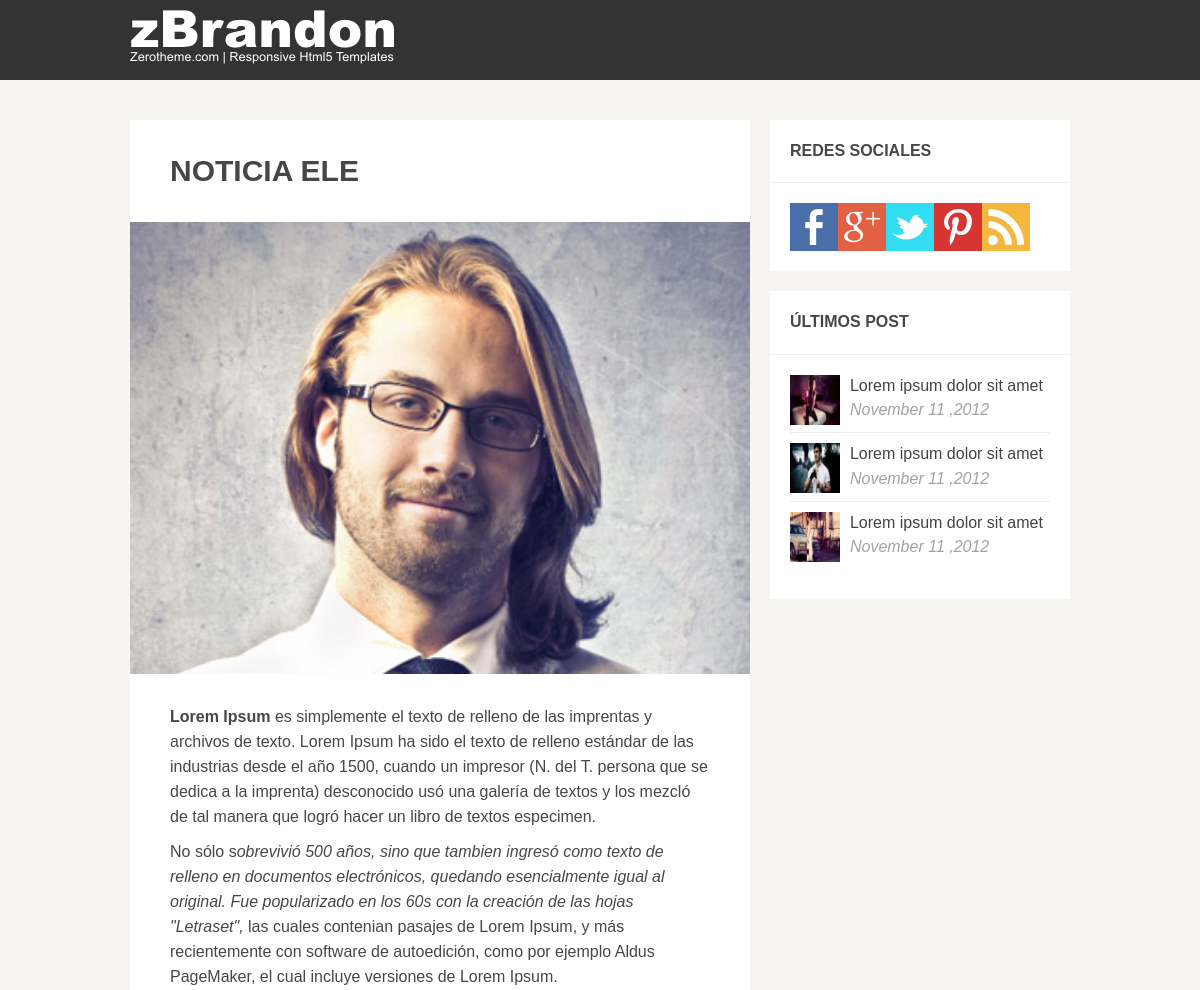
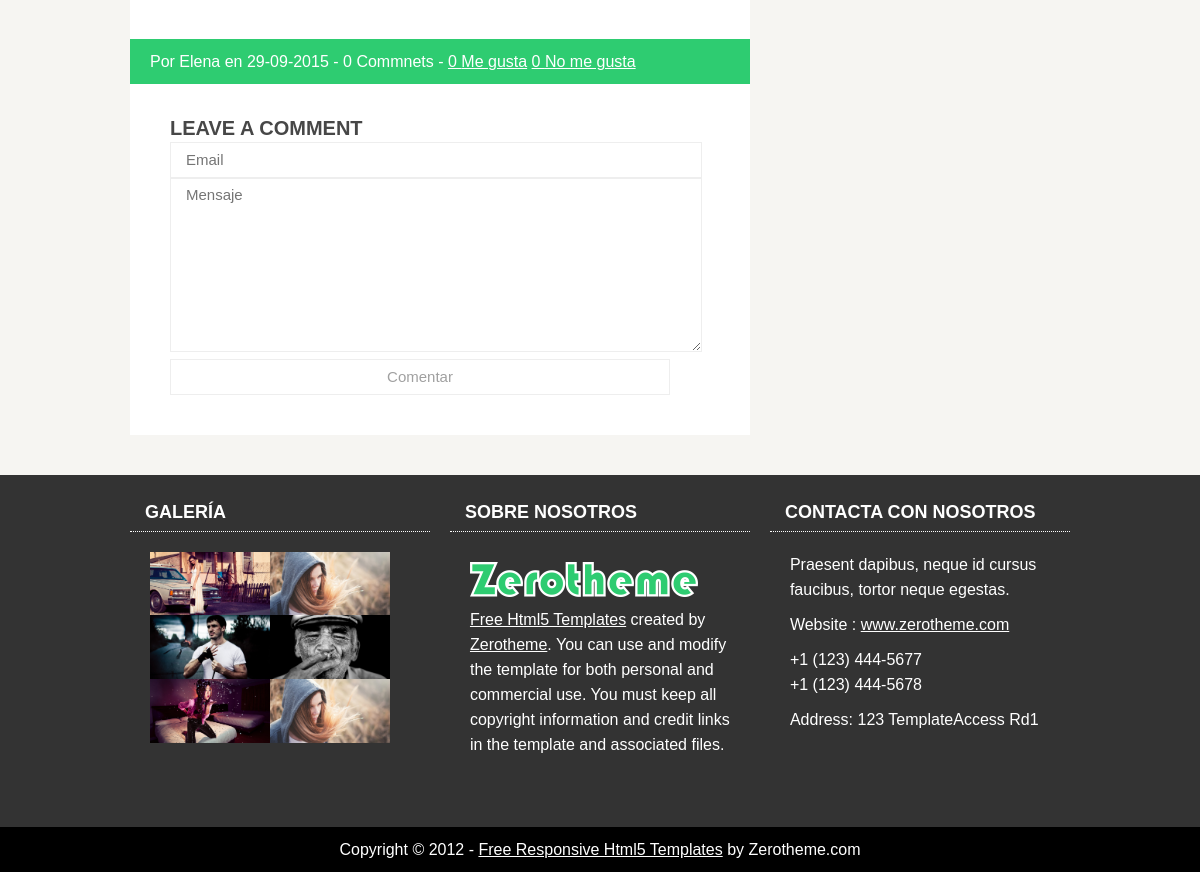
Page /004-blog-2/view.php?id=4 on the committed database (2 pictures, top to bottom).
### tables this page shows
CREATE TABLE IF NOT EXISTS `entradas` (
  `id` int(11) NOT NULL AUTO_INCREMENT,
  `titulo` tinytext NOT NULL,
  `texto` text NOT NULL,
  `imagen` text NOT NULL,
  `fecha` datetime NOT NULL,
  `id_usuario` int(11) NOT NULL,
  `visible` enum('si','no') NOT NULL,
  PRIMARY KEY (`id`)
);

CREATE TABLE IF NOT EXISTS `usuarios` (
  `id` int(11) NOT NULL AUTO_INCREMENT,
  `nombre` varchar(45) NOT NULL,
  `email` varchar(45) NOT NULL,
  `password` tinytext NOT NULL,
  `fecha` datetime NOT NULL,
  `rol` enum('editor','admin') NOT NULL,
  PRIMARY KEY (`id`)
);

### 004-blog-2/view.php (the view, shortened to what this page needs)
<?php
include './admin/inc/connect.php';
$id_entrada = $_GET['id'];
$sql = "select * from votos where id_entrada=$id_entrada";
$result = mysqli_query($link, $sql);
$nfilas = mysqli_num_rows($result);
if ($nfilas > 0) {
    $fila=  mysqli_fetch_array($result);
    extract($fila);
} else {
    $positivos = 0;
    $negativos = 0;
}
$sql = "select entradas.id, entradas.titulo, entradas.texto, entradas.imagen, DATE_FORMAT(entradas.fecha, '%d-%m-%Y') as fechaMod, usuarios.nombre from entradas inner join usuarios on entradas.id_usuario=usuarios.id where entradas.id=$id_entrada";
$result = mysqli_query($link, $sql);
$fila = mysqli_fetch_array($result);
extract($fila);
?>
<?php include './col/header.php'; ?>
<div id="main-content" class="col-2-3">
    <div class="row">
        <div class="col-full">
            <div class="wrap-col">
                <article>
                    <div class="heading">
                        <h1 class="title">
                            <?= $titulo ?>
                        </h1>
                    </div>
                    <img src="admin/<?= $imagen ?>"/>
                    <div class="content">
                        <?= $texto ?>
                    </div>
                    <div class="extra">
                        <div class="info">
                            Por <?= $nombre ?> en <?= $fechaMod ?> -
                            <?php
                            $sql_com = "select count(*) as total_comentarios from comentarios where id_entrada=$id and visible='si' ";
                            $result_com = mysqli_query($link, $sql_com);
                            $fila_com = mysqli_fetch_array($result_com);
                            ?>
                            <?= $fila_com['total_comentarios'] ?> Commnets -
                            <span style="text-align: right">
                                <a href="<?=$_SERVER['PHP_SELF']?>?id=<?=$id_entrada?>&v=pos"><?=$positivos?> Me gusta</a>
                                <a href="<?=$_SERVER['PHP_SELF']?>?id=<?=$id_entrada?>&v=neg"><?=$negativos?> No me gusta</a>
                            </span>
                        </div>
                    </div>
                    <div id="comment">
                        <h3>Leave a Comment</h3>
                        <form action="<?= $_SERVER["PHP_SELF"] ?>?id=<?= $id_entrada ?>" id="contact-form" method="post">
                            <fieldset>
                                <input type="email" name="email" placeholder="Email" required>
                                <textarea name="comentario" placeholder="Mensaje"></textarea>
                                <input type="submit" name="formcomentarios" value="Comentar">
                            </fieldset>
                        </form>
                    </div>
                </article>
            </div>
        </div>
    </div>
</div>
<?php include './col/sidebar.php'; ?>
<?php include './col/footer.php'; ?>

### 004-blog-2/css/zerogrid.css (style rules this page uses)
.zerogrid .row:before,.row:after { content: '\0020'; display: block; overflow: hidden; visibility: hidden; width: 0; height: 0; }
.zerogrid .row:after { clear: both; }
.zerogrid .row { zoom: 1; }
.zerogrid .wrap-col { margin:10px; }
.zerogrid .col-1-2, .zerogrid .col-1-3, .zerogrid .col-2-3, .zerogrid .col-1-4, .zerogrid .col-2-4, .zerogrid .col-3-4, .zerogrid .col-1-5, .zerogrid .col-2-5, .zerogrid .col-3-5, .zerogrid .col-4-5, .zerogrid .col-1-6, .zerogrid .col-2-6, .zerogrid .col-3-6, .zerogrid .col-4-6, .zerogrid .col-5-6 { float:left; display: inline-block; }
.zerogrid .col-full { width:100%; }
.zerogrid .col-2-3 { width:66.66%; }

### 004-blog-2/css/style.css (style rules this page uses)
a,abbr,acronym,address,applet,article,aside,audio,b,blockquote,big,body,center,canvas,caption,cite,code,command,datalist,dd,del,details,dfn,dl,div,dt,em,embed,fieldset,figcaption,figure,font,footer,form,h1,h2,h3,h4,h5,h6,header,hgroup,html,i,iframe,img,ins,kbd,keygen,label,legend,li,meter,nav,object,ol,output,p,pre,progress,q,s,samp,section,small,span,source,strike,strong,sub,sup,table,tbody,tfoot,thead,th,tr,tdvideo,tt,u,ul,var { background:transparent;border:0 none;font-size:100%;margin:0;padding:0;border:0;outline:0;vertical-align:top; }
img { vertical-align:top; }
article, aside, audio, canvas, command, datalist, details, embed, figcaption, figure, footer, header, hgroup, keygen, meter, nav, output, progress, section, source, video { display:block; }
input, textarea { border:0; padding:0; margin:0; outline: 0; }
input, textarea, select { margin:0; padding:0px; }
article:after, article:before { clear: both; content: '\0020'; display: block; visibility: hidden; width: 0; height: 0; }
html, body { width:100%; padding:0; margin:0; }
body { background: #F6F5F2;color: #474747; font-family: 'Montserrat', sans-serif; font-size: 16px; line-height: 25px; }
a { color: #444444;text-decoration: none; }
h1,h2,h3,h4,h5,h6 { font-family: 'Montserrat', sans-serif; text-transform:uppercase; font-weight:700; line-height:1.4em; color: #474747; }
h1 { font-size:30px; }
h3 { font-size:20px; }
#main-content article { margin:10px 0px; background:#ffffff; }
#main-content article .heading { padding: 30px 40px; }
#main-content article .heading .title { text-transform: uppercase; font-weight: bold; }
#main-content article img { display: inline-block; width: 100%; }
#main-content article .content { padding: 30px 40px; }
#main-content article p { margin-bottom:10px; }
#main-content article .extra { background: #2ECC71; padding: 10px 20px; }
#main-content article .info { float: left; color: #ffffff; }
#main-content article .info a { text-decoration: underline; color:#ffffff; }
#comment { padding: 30px 40px; }
#contact-form { width:500px; }
#contact-form input { width:100%; font-size:15px; line-height:1.2em; color:#a0a0a0; padding:8px 15px; margin:0; font-family:Arial, Helvetica, sans-serif; border:1px solid #eeeeee; background: #ffffff; outline:none; }
#contact-form textarea { height:158px; overflow:auto; width:100%; font-size:15px; line-height:1.2em; color:#a0a0a0; padding:7px 15px; margin:0; font-family:Arial, Helvetica, sans-serif; border:1px solid #eeeeee; background: #ffffff; outline:none; }

### 004-blog-2/css/responsive.css (style rules this page uses)
html { -webkit-text-size-adjust: none; }
img { max-width:100%; height: auto; width: auto\9; }

### rows in the picture
entradas: titulo "NOTICIA ELE", imagen (picture), texto "Lorem Ipsum es simplemente el texto de relleno de las imprentas y archivos de texto. Lorem Ipsum ha sido el texto de relleno estándar de las industrias desde el año 1500, cuando un impresor (N. del T. persona que se dedica a la imprenta) desconocido usó una galería de textos y los mezcló de tal manera que logró hacer un libro de textos especimen. No sólo s obrevivió 500 años, sino que tambien ingresó como texto de relleno en documentos electrónicos, quedando esencialmente igual al original. Fue popularizado en los 60s con la creación de las hojas \"Letraset\", las cuales contenian pasajes de Lorem Ipsum, y más recientemente con software de autoedición, como por ejemplo Aldus PageMaker, el…", id_usuario.nombre "Elena"

### other values in the picture
$fechaMod "29-09-2015"
$fila_com['total_comentarios'] "0"
$positivos "0"
$negativos "0"
TITULO_SIDEBAR_SOCIAL "REDES SOCIALES"
TITULO_SIDEBAR_POST_ULTIMOS "ÚLTIMOS POST"
TITULO_FOOTER_GALERIA "GALERÍA"
TITULO_FOOTER_US "SOBRE NOSOTROS"
TITULO_FOOTER_CONTACTO "CONTACTA CON NOSOTROS"
